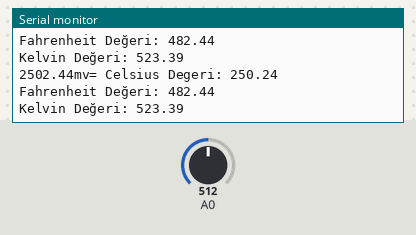
Bench run of a sketch on a simulated Arduino Uno, built with avr-gcc and run on an emulated ATmega328P. Shown: the last lines printed to the serial monitor. The inputs (shaded band) are chosen by the test bench; at power-on: A0 = 512.

Above: at 1.8 s.
1.9 s: A0 set to 716
At 2.9 s:
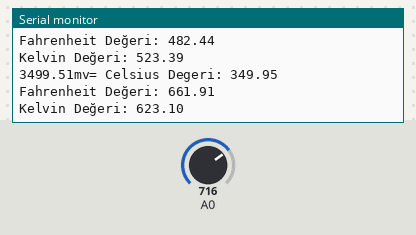
3.4 s: A0 set to 900
At 4.9 s:
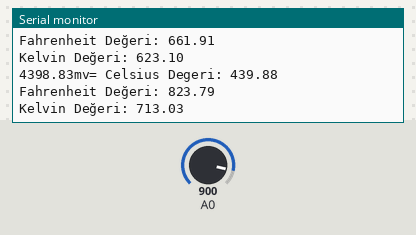
Timing chart, 0 to 6.4 s (numbered marks = the images above; inputs shaded):
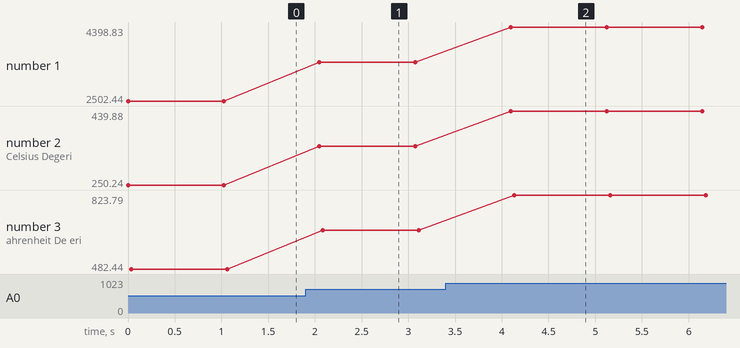

The sketch:

Ardunio_Problem_Seti-3.ino
```cpp
/*
Onur Bey, uluslararası bir şirketin yöneticisidir. Şirkete her ülkeden
insanlar yer almaktadır. Çalışanlarından bazıları Celcius dereceden
sıcaklığı anlamadığı için Kelvin ve Fahrenheit cinsinden bir termometre
yapmak istemektedir. Ayrıca bunun yanında ortamın nem miktarını da
belirtmek istemektedir. Bu problemi çözmesi için Onur Bey’e yardımcı
olmalısınız.
*/


float sicaklik;
float olculenDeger;
void setup() {
  // Seri port ekranını 9600 baund değerinde başlatıyoruz.
  Serial.begin(9600);
}

void loop() {
   olculenDeger=analogRead(A0);
   olculenDeger=(olculenDeger/1023)*5000;
   sicaklik=olculenDeger/10.0;

   Serial.print(olculenDeger);
   Serial.print("mv= ");
   Serial.print("Celsius Degeri: ");
   Serial.println(sicaklik);
   Serial.print("Fahrenheit Değeri: ");
   Serial.println((sicaklik*1.8)+32);
   Serial.print("Kelvin Değeri: ");
   Serial.println(sicaklik+273.15);
   Serial.print("\n");
   delay(1000);
}
```

Measured:
- after the input at 1.9 s, the serial monitor: prints a new line after 0.15 s (image 1)
- after the input at 3.4 s, the serial monitor: prints a new line after 0.70 s (image 2)
- plotted number 1: 2502.44 → 3499.51 after the input at 1.9 s, 3499.51 → 4398.83 after the input at 3.4 s
- plotted number 2: 250.24 → 349.95 after the input at 1.9 s, 349.95 → 439.88 after the input at 3.4 s
- plotted number 3: 482.44 → 661.91 after the input at 1.9 s, 661.91 → 823.79 after the input at 3.4 s
